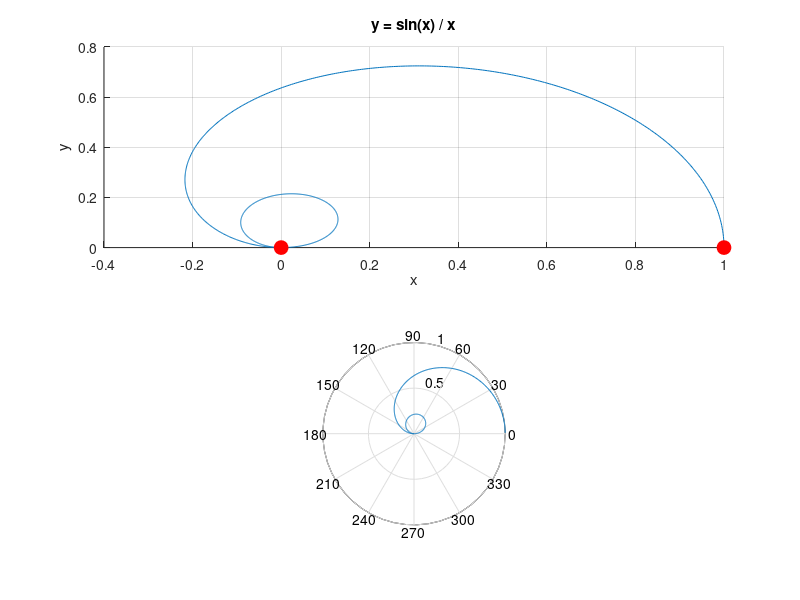

Write MATLAB code to recreate this figure. (Note: this script raises an error after producing the figure.)
subplot(2, 1, 1);
hold on;
x = linspace(0, 2*pi, 1000);
y = sin(x)./x;
x_1 = y .* cos(x);
y_1 = y .* sin(x);
plot(x_1, y_1);
plot(0, 0, '-o', 'MarkerSize', 10, 'MarkerFaceColor', 'r', 'MarkerEdgeColor', 'r');
plot(1, 0, '-o', 'MarkerSize', 10, 'MarkerFaceColor', 'r', 'MarkerEdgeColor', 'r');
title('y = sin(x) / x');
xlabel('x');
ylabel('y');
grid on;

subplot(2, 1, 2);
%hold on;
p = 0:0.01:2*pi;
r = sin(p)./ p;
c = polar(p,r);
c.Color = 'r';
c.LineWidth = 2;
%t = polar(0, 0);
%t.Color = 'b';
%t.LineWidth = 4;
title('r = sin(p) / p');
grid on;








